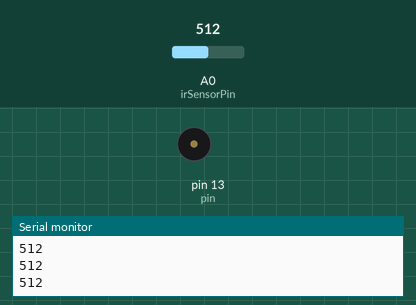
Simulated run of this sketch. Board: Arduino Uno, built with avr-gcc and run on an emulated ATmega328P. Parts: buzzer (waves = sounding), the last lines printed to the serial monitor. Inputs (shaded band) come from the test bench; at power-on: A0 (irSensorPin) = 512.

Above: at 1.2 s.
1.3 s: A0 (irSensorPin) set to 413
2.8 s: A0 (irSensorPin) set to 387
At 2.91 s:
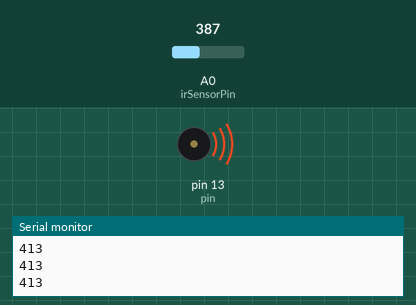
Timing chart, 0 to 11.8 s (numbered marks = the images above; inputs shaded):
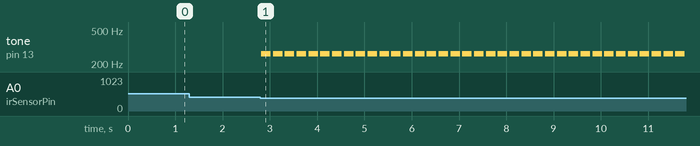

Measured:
- the behaviour switches between 400 and 399 on A0 (irSensorPin) (found by bisection; images 0 and 1)
- after the input at 2.8 s, tone on pin 13 (pin): alternates 262 Hz for 0.20 s and silent for 0.05 s, starting at once

The sketch:

laserWalk.ino
```cpp
#include <Wire.h>
#include <LiquidCrystal_I2C.h>

LiquidCrystal_I2C lcd(0x3F, 16, 2);
const int irSensorPin = 0;
int irState = LOW;

int melo = 200;   // 音の長さを指定
int pin = 13;     // ブザーを接続したピン番号

void setup() {
  Serial.begin(115200);
  pinMode(irSensorPin, INPUT);
  Serial.println("Orientation Sensor Test");
}

void loop() {
  irState = analogRead(irSensorPin);

  if (irState >= 400) {
    // 通常時
    Serial.println(irState);
    noTone(pin);    // ブザーを止める
  }
  else {
    // 引っかかったら
    tone(pin,262,melo);
    delay(melo);
    Serial.println(irState);
  }
  delay(50);
}
```
